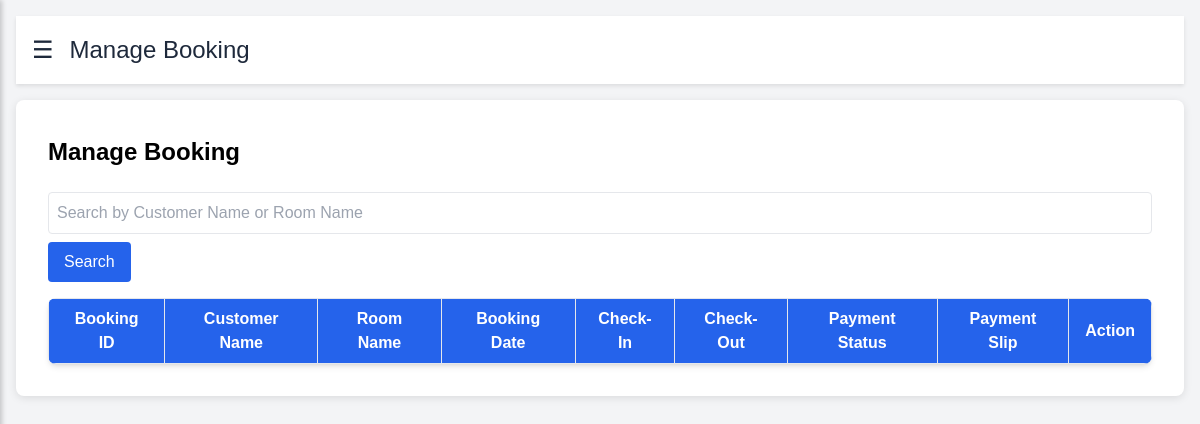
Before: /admin/manage_bookings.php (signed in) with the older database file.
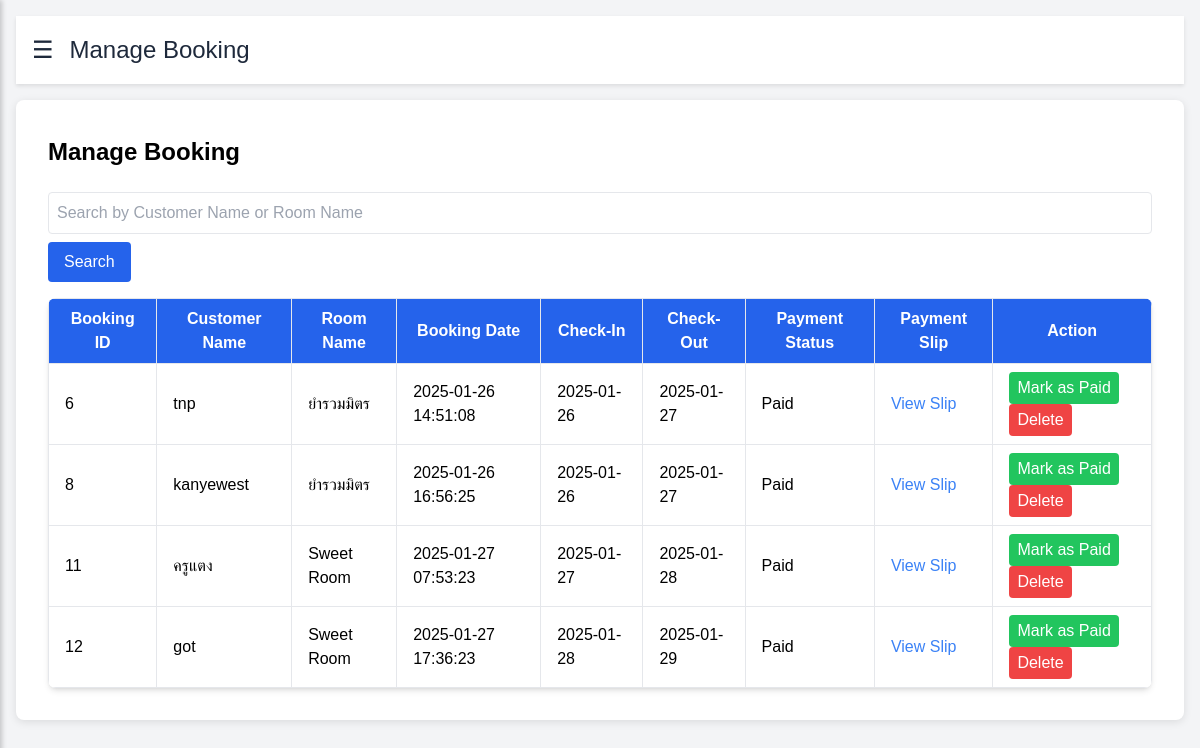
After: the same page with the newer database file.
### tables this page shows
CREATE TABLE `bookings` (
  `id_booking` int(11) NOT NULL,
  `id_rooms` int(11) NOT NULL,
  `booking_date` timestamp NOT NULL DEFAULT current_timestamp(),
  `payment_status` enum('pending','paid') DEFAULT 'pending',
  `id_customers` int(11) NOT NULL,
  `check_in` date NOT NULL,
  `check_out` date NOT NULL,
  `nights` int(11) NOT NULL,
  `total_price` decimal(10,2) NOT NULL,
  `payment_slip` varchar(255) DEFAULT NULL
);

CREATE TABLE `customers` (
  `id_customers` int(11) NOT NULL,
  `fullname` varchar(100) NOT NULL,
  `email` varchar(100) NOT NULL,
  `phone` varchar(15) DEFAULT NULL,
  `password` varchar(255) NOT NULL,
  `created_at` timestamp NOT NULL DEFAULT current_timestamp()
);

CREATE TABLE `rooms` (
  `id_rooms` int(11) NOT NULL,
  `name_rooms` varchar(100) NOT NULL,
  `price` decimal(10,2) DEFAULT NULL,
  `image` varchar(200) NOT NULL,
  `gallery_image1` varchar(255) DEFAULT NULL,
  `gallery_image2` varchar(255) DEFAULT NULL,
  `gallery_image3` varchar(255) DEFAULT NULL,
  `gallery_image4` varchar(255) DEFAULT NULL,
  `description` text DEFAULT NULL,
  `amenities` text DEFAULT NULL,
  `type_rooms` varchar(50) DEFAULT NULL
);

### admin/manage_bookings.php (the view, shortened to what this page needs)
<?php
include '../includes/db_connect.php';
$search = isset($_GET['search']) ? $conn->real_escape_string($_GET['search']) : '';
$sql = "
    SELECT
        bookings.id_booking,
        customers.fullname AS customer_name,
        rooms.name_rooms AS room_name,
        bookings.booking_date,
        bookings.check_in,
        bookings.check_out,
        bookings.payment_status,
        bookings.payment_slip
    FROM
        bookings
    INNER JOIN
        customers ON bookings.id_customers = customers.id_customers
    INNER JOIN
        rooms ON bookings.id_rooms = rooms.id_rooms
    WHERE
        customers.fullname LIKE '%$search%'
        OR rooms.name_rooms LIKE '%$search%'
    ORDER BY
        bookings.id_booking ASC";
$result = $conn->query($sql);
?>
<!DOCTYPE html>
<html lang="en">
<head>
    <link rel="stylesheet" href="../assets/css/admin.css">
    <script src="https://cdn.tailwindcss.com"></script>
    <link href="https://cdnjs.cloudflare.com/ajax/libs/font-awesome/5.15.4/css/all.min.css" rel="stylesheet">
</head>
<body class="bg-gray-100">
    <div class="main-content">
        <header>
            <button id="toggleButton">☰</button>
            <h1>Manage Booking</h1>
        </header>
        <main class="main-content flex-1 p-8">
            <h2 class="text-2xl font-bold mb-6 mt-1">Manage Booking</h2>
            <form method="GET" class="mb-4">
                <input type="text" name="search" placeholder="Search by Customer Name or Room Name" class="border rounded p-2 w-full">
                <button type="submit" class="bg-blue-600 text-white px-4 py-2 rounded mt-2">Search</button>
            </form>
            <div class="overflow-x-auto bg-white shadow-md rounded-lg">
                <table class="min-w-full table-auto border-collapse border border-gray-200">
                    <thead class="bg-blue-600 text-white">
                        <tr>
                            <th class="border px-4 py-2">Booking ID</th>
                            <th class="border px-4 py-2">Customer Name</th>
                            <th class="border px-4 py-2">Room Name</th>
                            <th class="border px-4 py-2">Booking Date</th>
                            <th class="border px-4 py-2">Check-In</th>
                            <th class="border px-4 py-2">Check-Out</th>
                            <th class="border px-4 py-2">Payment Status</th>
                            <th class="border px-4 py-2">Payment Slip</th>
                            <th class="border px-4 py-2">Action</th>
                        </tr>
                    </thead>
                    <tbody>
                        <?php while ($row = $result->fetch_assoc()): ?>
                        <tr class="bg-white border-b">
                            <td class="border px-4 py-2"><?php echo $row['id_booking']; ?></td>
                            <td class="border px-4 py-2"><?php echo $row['customer_name']; ?></td>
                            <td class="border px-4 py-2"><?php echo $row['room_name']; ?></td>
                            <td class="border px-4 py-2"><?php echo $row['booking_date']; ?></td>
                            <td class="border px-4 py-2"><?php echo $row['check_in']; ?></td>
                            <td class="border px-4 py-2"><?php echo $row['check_out']; ?></td>
                            <td class="border px-4 py-2"><?php echo ucfirst($row['payment_status']); ?></td>
                            <td class="border px-4 py-2">
                                <?php if ($row['payment_slip']): ?>
                                    <a href="../uploads/<?php echo $row['payment_slip']; ?>"
                                    target="_blank"
                                    class="text-blue-500 hover:underline">
                                    View Slip
                                    </a>
                                <?php else: ?>
                                    <span class="text-gray-500">No Slip Uploaded</span>
                                <?php endif; ?>
                            </td>
                            <td class="border px-4 py-2">
                                <button onclick="updatePaymentStatus(<?php echo $row['id_booking']; ?>)"
                                        class="bg-green-500 text-white px-2 py-1 rounded hover:bg-green-600">
                                    Mark as Paid
                                </button>
                                <button onclick="deleteBooking(<?php echo $row['id_booking']; ?>)"
                                        class="bg-red-500 text-white px-2 py-1 rounded hover:bg-red-600">
                                    Delete
                                </button>
                            </td>
                        </tr>
                        <?php endwhile; ?>
                    </tbody>
                </table>
            </div>
        </main>
    </div>
</body>
</html>

Changed rows visible on the page:
added bookings: id_booking "6", id_customers.fullname "tnp", id_rooms.name_rooms "ยำรวมมิตร", booking_date "2025-01-26 14:51:08", check_in "2025-01-26", check_out "2025-01-27", payment_status "Paid"
added bookings: id_booking "8", id_customers.fullname "kanyewest", id_rooms.name_rooms "ยำรวมมิตร", booking_date "2025-01-26 16:56:25", check_in "2025-01-26", check_out "2025-01-27", payment_status "Paid"
added bookings: id_booking "11", id_customers.fullname "ครูแตง", id_rooms.name_rooms "Sweet Room", booking_date "2025-01-27 07:53:23", check_in "2025-01-27", check_out "2025-01-28", payment_status "Paid"
added bookings: id_booking "12", id_customers.fullname "got", id_rooms.name_rooms "Sweet Room", booking_date "2025-01-27 17:36:23", check_in "2025-01-28", check_out "2025-01-29", payment_status "Paid"
